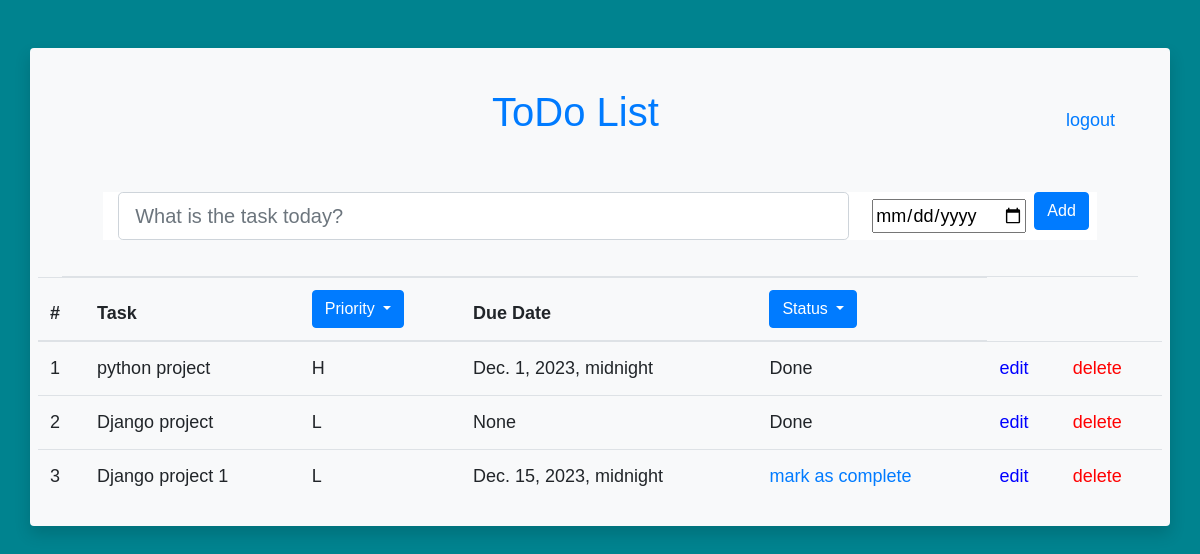
The app's page /home/ (signed in) with its own data.
### home/models.py (models this page shows, shortened)
class Task(models.Model):
    Priority = (('L', 'Low'),
                ('M', 'Medium'),
                ('H', 'High'))
    task_name = models.CharField(max_length=200)
    due_date = models.DateTimeField(default=None, null=True, blank=True)
    completed = models.BooleanField(default=False)
    priority = models.CharField(max_length=1, choices=Priority, default='L')

### home/views.py (the view)
# urls.py: 2. Add a URL to urlpatterns:  path('', views.home, name='home')
@login_required(login_url='/loginn')
def home(request):
    if request.method=='POST':
        form = TaskForm(request.POST)
        if form.is_valid():
            form.save()
            return redirect('home:home')
    tasks= Task.objects.all()
    form = TaskForm()
    print(form)
    return render(request, 'home.html', {'tasks': tasks, 'form': form})

### home/forms.py
class TaskForm(forms.ModelForm):
    class Meta:
        model = Task
        fields = ['task_name', 'due_date']

### templates/home.html (shortened to what this page needs)
{% extends 'base.html' %}
{% block content %}
<div class="container m-5 p-2 rounded mx-auto bg-light shadow">
            <div class="row m-1 p-4">
                <div class="col">
                    <div class="p-1 h1 text-primary text-center display-inline-block">
                        <div class="heading">ToDo List<a href="/logout" class="float-right"><font size="4px">logout</a></div>
                    </div>
                </div>
            </div>
            <form method="POST">
                <div class="row m-1 p-3">
                    <div class="col col-11 mx-auto">
                        <div class="row bg-white justify-content-center">
                            <div class="col">
                                <input type="text"  name="task_name" maxlength="200" required id="id_task_name"
                                 class="form-control form-control-lg" placeholder="What is the task today?">
                            </div>
                            <div class="col-auto m-0 px-2 d-flex align-items-center">
                                <input title="Set a due date" type="date" name="due_date" id="id_due_date">
                            </div>
                            <div class="col-auto px-0 mx-0 mr-2">
                                <input type="submit" class="btn btn-primary" value="Add" />
                            </div>
                        </div>
                    </div>
                </div>
            </form>
            <div class="p-2 mx-4 border-black-25 border-bottom" ></div>
            <table class="table">
                <thead>
                    <tr>
                        <th scope="col">#</th>
                        <th scope="col">Task</th>
                        <th scope="col">
                            <div class="dropdown">
                                <button class="btn btn-primary dropdown-toggle" type="button"
                                 data-toggle="dropdown">
                                Priority
                                </button>
                            </div>
                        </th>
                        <th scope="col">Due Date</th>
                        <th scope="col">
                            <div class="dropdown">
                                <button class="btn btn-primary dropdown-toggle" type="button"
                                 data-toggle="dropdown">
                                Status
                                </button>
                            </div>
                        </th>
                    </tr>
                </thead>
                <tbody>
                {% for task in tasks %}
                    <tr>
                        <td scope="row">{{ forloop.counter }}</td>
                        <td scope="row">{{ task.task_name }}</td>
                        <td scope="row">{{ task.priority}}</td>
                        <td scope="row">{{ task.due_date}}</td>
                        <td scope="row">
                            {% if task.completed == True %}
                            Done
                            {% else %}
                            <a class="link" href="{% url 'home:completed' task.id %}">mark as complete</a>
                        {% endif %}
                        </td>
                        <td><a href="{% url 'home:edit' task.id %}"><font color="blue">edit</a></td>
                        <td><a href="{% url 'home:delete' task.id%}"><font color="red">delete</a></td>
                    </tr>
                {% endfor %}
                </tbody>
            </table>
        </div>
{% endblock %}

### templates/base.html (shortened to what this page needs)
<!DOCTYPE html>
<html lang="en">
<head>
        <link rel="stylesheet"
         href="https://stackpath.bootstrapcdn.com/bootstrap/4.5.2/css/bootstrap.min.css"
>
</head>
<body>
{% block content %}
{% endblock %}
</body>
</html>

### templates/base.html (style rules this page uses)
body { font-family: 'Open-Sans', sans-serif; line-height: 1.6; background-color:#00838F; }

### records on screen
Task: task_name "python project", priority "H", due_date "Dec. 1, 2023, midnight", completed "Done"
Task: task_name "Django project", priority "L", due_date "None", completed "Done"
Task: task_name "Django project 1", priority "L", due_date "Dec. 15, 2023, midnight", completed "mark as complete"
